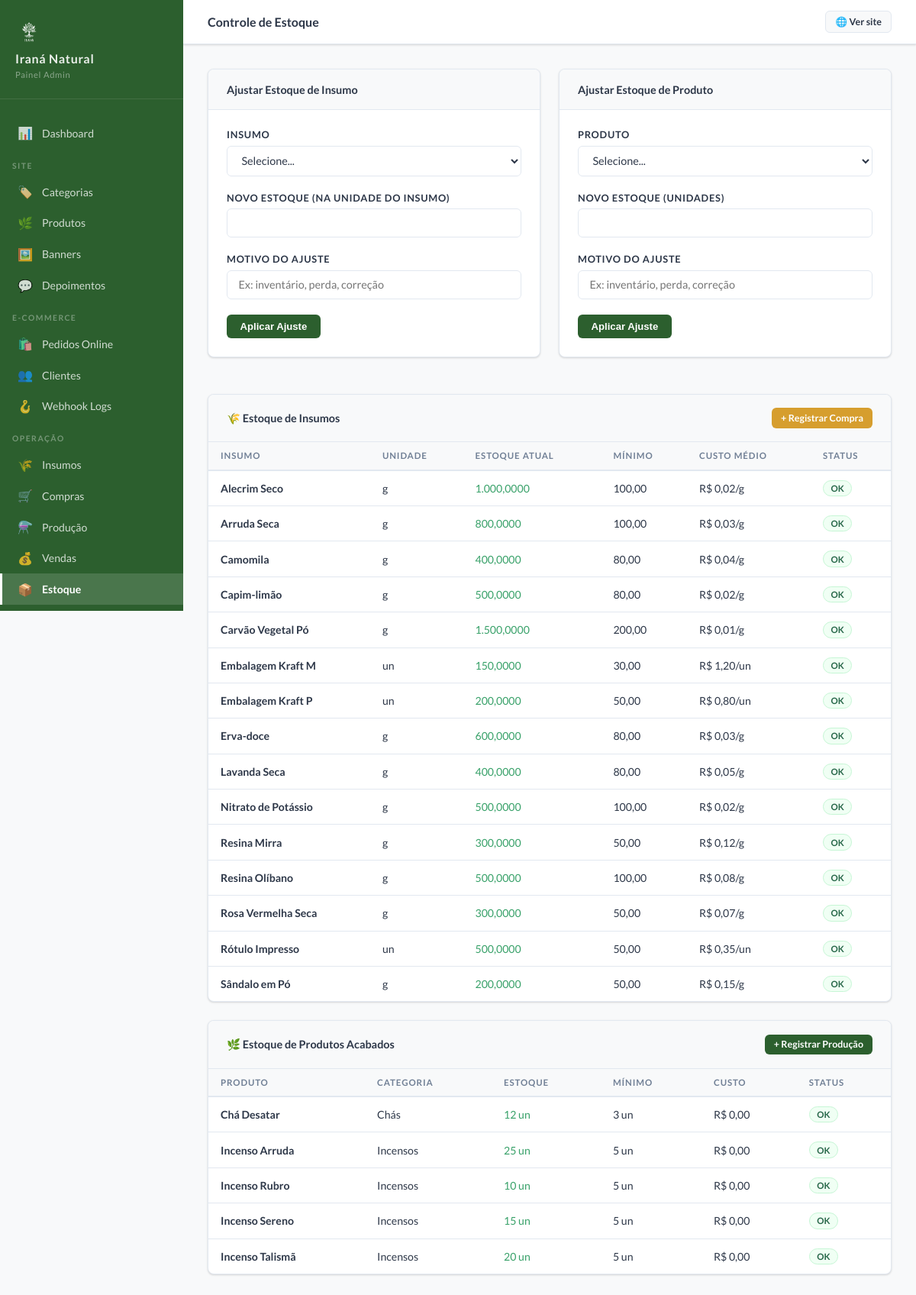
The app's page /admin/estoque (signed in) with its own data.
### tables this page shows
CREATE TABLE IF NOT EXISTS `insumos` (
  `id` int unsigned NOT NULL AUTO_INCREMENT,
  `tipo_id` int unsigned DEFAULT NULL COMMENT 'FK para categorias_insumos.id',
  `nome` varchar(150) NOT NULL,
  `descricao` text,
  `unidade_medida` varchar(20) NOT NULL COMMENT 'kg, g, mg, l, ml, un, pct, cx',
  `estoque_atual` decimal(12,4) NOT NULL DEFAULT '0.0000',
  `estoque_minimo` decimal(12,4) NOT NULL DEFAULT '0.0000',
  `custo_medio` decimal(12,6) NOT NULL DEFAULT '0.000000' COMMENT 'Custo médio ponderado por unidade',
  `fornecedor` varchar(200) DEFAULT NULL,
  `observacoes` text,
  `data_conferencia` date DEFAULT NULL COMMENT 'Última data de conferência física do estoque',
  `ativo` tinyint(1) NOT NULL DEFAULT '1',
  `criado_em` timestamp NOT NULL DEFAULT CURRENT_TIMESTAMP,
  `atualizado_em` timestamp NOT NULL DEFAULT CURRENT_TIMESTAMP ON UPDATE CURRENT_TIMESTAMP,
  PRIMARY KEY (`id`),
  KEY `idx_insumos_tipo_id` (`tipo_id`),
  KEY `idx_insumos_ativo` (`ativo`),
  CONSTRAINT `fk_insumos_tipo_id` FOREIGN KEY (`tipo_id`) REFERENCES `categorias_insumos` (`id`) ON DELETE SET NULL
);

CREATE TABLE IF NOT EXISTS `produtos` (
  `id` int unsigned NOT NULL AUTO_INCREMENT,
  `categoria_id` int unsigned NOT NULL,
  `nome` varchar(150) NOT NULL,
  `slug` varchar(160) NOT NULL COMMENT 'URL amigável única',
  `sku` varchar(100) DEFAULT NULL COMMENT 'Código interno do produto (opcional)',
  `descricao_curta` text COMMENT 'Exibida em cards e listagens',
  `descricao_completa` text COMMENT 'Exibida na página do produto',
  `composicao` text COMMENT 'Lista de ingredientes/componentes',
  `modo_uso` text,
  `cuidados` text,
  `seo_titulo` varchar(70) DEFAULT NULL COMMENT 'Title tag para SEO (migration v1.1)',
  `seo_descricao` varchar(160) DEFAULT NULL COMMENT 'Meta description para SEO (migration v1.1)',
  `tags` text COMMENT 'Palavras-chave separadas por vírgula (migration v1.1)',
  `preco_venda` decimal(10,2) NOT NULL DEFAULT '0.00',
  `margem_desejada` decimal(5,2) NOT NULL DEFAULT '0.00' COMMENT 'Margem de lucro desejada em %',
  `custo_calculado` decimal(12,4) NOT NULL DEFAULT '0.0000' COMMENT 'Custo calculado via ficha técnica',
  `lucro_calculado` decimal(12,2) NOT NULL DEFAULT '0.00' COMMENT 'preco_venda - custo_calculado',
  `margem_real` decimal(5,2) NOT NULL DEFAULT '0.00' COMMENT 'Margem real em %',
  `estoque_atual` int NOT NULL DEFAULT '0',
  `estoque_minimo` int NOT NULL DEFAULT '0',
  `ativo` tinyint(1) NOT NULL DEFAULT '1',
  `criado_em` timestamp NOT NULL DEFAULT CURRENT_TIMESTAMP,
  `atualizado_em` timestamp NOT NULL DEFAULT CURRENT_TIMESTAMP ON UPDATE CURRENT_TIMESTAMP,
  PRIMARY KEY (`id`),
  UNIQUE KEY `uk_produtos_slug` (`slug`),
  UNIQUE KEY `uk_produtos_sku` (`sku`),
  KEY `idx_produtos_categoria` (`categoria_id`),
  KEY `idx_produtos_ativo` (`ativo`),
  KEY `idx_produtos_ativo_categoria` (`ativo`,`categoria_id`),
  CONSTRAINT `fk_produtos_categoria_id` FOREIGN KEY (`categoria_id`) REFERENCES `categorias` (`id`)
);

CREATE TABLE IF NOT EXISTS `categorias` (
  `id` int unsigned NOT NULL AUTO_INCREMENT,
  `nome` varchar(100) NOT NULL,
  `slug` varchar(110) NOT NULL COMMENT 'URL amigável, único',
  `descricao` text,
  `imagem` varchar(255) DEFAULT NULL COMMENT 'Caminho relativo em uploads/categorias/',
  `ativo` tinyint(1) NOT NULL DEFAULT '1',
  `ordem` smallint NOT NULL DEFAULT '0' COMMENT 'Ordem de exibição no site',
  `criado_em` timestamp NOT NULL DEFAULT CURRENT_TIMESTAMP,
  PRIMARY KEY (`id`),
  UNIQUE KEY `uk_categorias_slug` (`slug`),
  KEY `idx_categorias_ativo_ordem` (`ativo`,`ordem`)
);

### admin/Controllers/AdminController.php (called while the page is built, shortened)
<?php
abstract class AdminController
{
    protected function render(string $view, array $data = []): void
    {
        extract($data);
        $viewFile   = ROOT . "/admin/Views/{$view}.php";
        require $viewFile;
    }
}

### admin/Controllers/EstoqueController.php (called while the page is built, shortened)
<?php
class EstoqueController extends AdminController
{
    public function index(): void
    {
        $insumos  = (new Insumo())->findAll('ativo = 1', [], 'nome ASC');
        $produtos = (new Produto())->allAtivos();
        $this->render('estoque/index', compact('insumos', 'produtos', 'flash'));
    }
}

### app/Core/Database.php (called while the page is built, shortened)
<?php
class Database
{
    private static ?PDO $instance = null;
    public static function getInstance(): PDO
    {
        if (self::$instance === null) {
            try {
                $dsn = 'mysql:host=' . DB_HOST . ';dbname=' . DB_NAME . ';charset=' . DB_CHARSET;
                self::$instance = new PDO($dsn, DB_USER, DB_PASS, [
                    PDO::ATTR_ERRMODE            => PDO::ERRMODE_EXCEPTION,
                    PDO::ATTR_DEFAULT_FETCH_MODE => PDO::FETCH_ASSOC,
                    PDO::ATTR_EMULATE_PREPARES   => false,
                ]);
            } catch (PDOException $e) {
                die('Erro de conexão com o banco de dados: ' . $e->getMessage());
            }
        }
        return self::$instance;
    }
}

### app/Core/Model.php (called while the page is built, shortened)
<?php
abstract class Model
{
    protected PDO $db;
    protected string $table;
    public function __construct()
    {
        $this->db = Database::getInstance();
    }
    public function findAll(string $where = '', array $params = [], string $order = ''): array
    {
        $sql = "SELECT * FROM {$this->table}";
        if ($where) $sql .= " WHERE $where";
        if ($order) $sql .= " ORDER BY $order";
        $stmt = $this->db->prepare($sql);
        $stmt->execute($params);
        return $stmt->fetchAll();
    }
    public function query(string $sql, array $params = []): array
    {
        $stmt = $this->db->prepare($sql);
        $stmt->execute($params);
        return $stmt->fetchAll();
    }
}

### app/Core/Helper.php (called while the page is built, shortened)
<?php
class Helper
{
    public static function money(float $value): string
    {
        return 'R$ ' . number_format($value, 2, ',', '.');
    }
}

### app/Models/Produto.php (called while the page is built, shortened)
<?php
class Produto extends Model
{
    public function allAtivos(int $categoriaId = 0): array
    {
        $sql    = "SELECT p.*, c.nome as categoria_nome, c.slug as categoria_slug,
                          (SELECT caminho FROM imagens_produtos WHERE produto_id = p.id AND principal = 1 LIMIT 1) as imagem_principal,
                          (SELECT GROUP_CONCAT(caminho ORDER BY principal DESC, ordem ASC SEPARATOR '|')
                           FROM imagens_produtos WHERE produto_id = p.id) as todas_imagens
                   FROM produtos p
                   JOIN categorias c ON c.id = p.categoria_id
                   WHERE p.ativo = 1";
        $params = [];
        $sql .= " ORDER BY p.nome ASC";
        return $this->query($sql, $params);
    }
}

### admin/Views/estoque/index.php (the view, shortened to what this page needs)
<div class="adm-grid-2" style="margin-bottom:1.5rem;align-items:start">
    <div class="adm-card">
        <div class="adm-card-header"><span class="adm-card-title">Ajustar Estoque de Insumo</span></div>
        <div class="adm-card-body">
            <form method="POST" action="/admin/estoque/ajuste">
                <div class="adm-form-group">
                    <label>Insumo</label>
                    <select name="item_id" required>
                        <option value="">Selecione...</option>
                    </select>
                </div>
                <div class="adm-form-group">
                    <label>Novo estoque (na unidade do insumo)</label>
                    <input type="number" name="novo_estoque" step="0.0001" min="0" required>
                </div>
                <div class="adm-form-group">
                    <label>Motivo do ajuste</label>
                    <input type="text" name="observacoes" placeholder="Ex: inventário, perda, correção">
                </div>
                <button type="submit" class="adm-btn adm-btn-primary">Aplicar Ajuste</button>
            </form>
        </div>
    </div>
    <div class="adm-card">
        <div class="adm-card-header"><span class="adm-card-title">Ajustar Estoque de Produto</span></div>
        <div class="adm-card-body">
            <form method="POST" action="/admin/estoque/ajuste">
                <div class="adm-form-group">
                    <label>Produto</label>
                    <select name="item_id" required>
                        <option value="">Selecione...</option>
                    </select>
                </div>
                <div class="adm-form-group">
                    <label>Novo estoque (unidades)</label>
                    <input type="number" name="novo_estoque" min="0" required>
                </div>
                <div class="adm-form-group">
                    <label>Motivo do ajuste</label>
                    <input type="text" name="observacoes" placeholder="Ex: inventário, perda, correção">
                </div>
                <button type="submit" class="adm-btn adm-btn-primary">Aplicar Ajuste</button>
            </form>
        </div>
    </div>
</div>
<div class="adm-card" style="margin-bottom:1.5rem">
    <div class="adm-card-header">
        <span class="adm-card-title">🌾 Estoque de Insumos</span>
        <a href="/admin/compras/nova" class="adm-btn adm-btn-warning adm-btn-sm">+ Registrar Compra</a>
    </div>
    <div class="adm-table-wrap">
        <table class="adm-table">
            <thead><tr><th>Insumo</th><th>Unidade</th><th>Estoque Atual</th><th>Mínimo</th><th>Custo Médio</th><th>Status</th></tr></thead>
            <tbody>
            <?php foreach ($insumos as $i): ?>
            <?php $alerta = (float)$i['estoque_atual'] <= (float)$i['estoque_minimo']; ?>
            <tr>
                <td><strong><?= htmlspecialchars($i['nome'], ENT_QUOTES, 'UTF-8') ?></strong></td>
                <td><?= $i['unidade_medida'] ?></td>
                <td class="<?= $alerta ? 'estoque-baixo' : 'estoque-ok' ?>"><?= number_format($i['estoque_atual'],4,',','.') ?></td>
                <td><?= number_format($i['estoque_minimo'],2,',','.') ?></td>
                <td><?= Helper::money((float)$i['custo_medio']) ?>/<?= $i['unidade_medida'] ?></td>
                <td>
                    <?php if ($i['estoque_atual'] < 0): ?>
                    <span class="adm-badge adm-badge-danger">Negativo ⚠️</span>
                    <?php elseif ($alerta): ?>
                    <span class="adm-badge adm-badge-warning">Baixo</span>
                    <?php else: ?>
                    <span class="adm-badge adm-badge-success">OK</span>
                    <?php endif; ?>
                </td>
            </tr>
            <?php endforeach; ?>
            </tbody>
        </table>
    </div>
</div>
<div class="adm-card">
    <div class="adm-card-header">
        <span class="adm-card-title">🌿 Estoque de Produtos Acabados</span>
        <a href="/admin/producao/nova" class="adm-btn adm-btn-primary adm-btn-sm">+ Registrar Produção</a>
    </div>
    <div class="adm-table-wrap">
        <table class="adm-table">
            <thead><tr><th>Produto</th><th>Categoria</th><th>Estoque</th><th>Mínimo</th><th>Custo</th><th>Status</th></tr></thead>
            <tbody>
            <?php foreach ($produtos as $p): ?>
            <?php $alerta = (int)$p['estoque_atual'] <= (int)$p['estoque_minimo']; ?>
            <tr>
                <td><strong><?= htmlspecialchars($p['nome'], ENT_QUOTES, 'UTF-8') ?></strong></td>
                <td><?= htmlspecialchars($p['categoria_nome'], ENT_QUOTES, 'UTF-8') ?></td>
                <td class="<?= $alerta ? 'estoque-baixo' : 'estoque-ok' ?>"><?= $p['estoque_atual'] ?> un</td>
                <td><?= $p['estoque_minimo'] ?> un</td>
                <td><?= Helper::money((float)$p['custo_calculado']) ?></td>
                <td>
                    <?php if ((int)$p['estoque_atual'] <= 0): ?>
                    <span class="adm-badge adm-badge-danger">Sem estoque</span>
                    <?php elseif ($alerta): ?>
                    <span class="adm-badge adm-badge-warning">Baixo</span>
                    <?php else: ?>
                    <span class="adm-badge adm-badge-success">OK</span>
                    <?php endif; ?>
                </td>
            </tr>
            <?php endforeach; ?>
            </tbody>
        </table>
    </div>
</div>

### assets/css/admin.css (style rules this page uses)
:root { --adm-sidebar-w: 240px; --adm-verde: #2C5F2E; --adm-verde-hover: #3a7a3d; --adm-bege: #F5EFE3; --adm-branco: #FFFFFF; --adm-cinza-claro: #F8F9FA; --adm-cinza-borda: #E2E8F0; --adm-texto: #2D3748; --adm-texto-medio: #718096; --adm-sucesso: #38A169; --adm-erro: #E53E3E; --adm-aviso: #D69E2E; --adm-sombra: 0 1px 3px rgba(0,0,0,0.1), 0 1px 2px rgba(0,0,0,0.06); }
*, *::before, *::after { box-sizing: border-box; margin: 0; padding: 0; }
body { font-family: 'Lato', sans-serif; font-size: 14px; color: var(--adm-texto); background: var(--adm-cinza-claro); }
.adm-card { background: var(--adm-branco); border-radius: 8px; box-shadow: var(--adm-sombra); border: 1px solid var(--adm-cinza-borda); margin-bottom: 1.5rem; overflow: hidden; }
.adm-card-header { padding: 1.1rem 1.5rem; border-bottom: 1px solid var(--adm-cinza-borda); display: flex; align-items: center; justify-content: space-between; background: var(--adm-cinza-claro); }
.adm-card-title { font-size: 0.9rem; font-weight: 700; color: var(--adm-texto); }
.adm-card-body { padding: 1.5rem; }
.adm-table-wrap { overflow-x: auto; }
.adm-table { width: 100%; border-collapse: collapse; font-size: 0.88rem; }
.adm-table th { background: var(--adm-cinza-claro); padding: 0.7rem 1rem; text-align: left; font-size: 0.72rem; font-weight: 700; text-transform: uppercase; letter-spacing: 0.08em; color: var(--adm-texto-medio); border-bottom: 2px solid var(--adm-cinza-borda); white-space: nowrap; }
.adm-table td { padding: 0.75rem 1rem; border-bottom: 1px solid var(--adm-cinza-borda); vertical-align: middle; }
.adm-table tr:last-child td { border-bottom: none; }
.adm-btn { display: inline-flex; align-items: center; gap: 0.4rem; padding: 0.5rem 1.1rem; border-radius: 6px; font-size: 0.82rem; font-weight: 700; cursor: pointer; border: none; text-decoration: none; transition: all 0.2s; white-space: nowrap; }
.adm-btn-primary { background: var(--adm-verde); color: white; }
.adm-btn-warning { background: var(--adm-aviso); color: white; }
.adm-btn-sm { padding: 0.35rem 0.75rem; font-size: 0.78rem; }
.adm-form-group { margin-bottom: 1.25rem; }
.adm-form-group label { display: block; font-size: 0.8rem; font-weight: 700; color: var(--adm-texto); margin-bottom: 0.4rem; text-transform: uppercase; letter-spacing: 0.06em; }
.adm-form-group input, .adm-form-group select, .adm-form-group textarea { width: 100%; padding: 0.6rem 0.9rem; border: 1.5px solid var(--adm-cinza-borda); border-radius: 6px; font-family: inherit; font-size: 0.9rem; color: var(--adm-texto); background: var(--adm-branco); transition: border-color 0.2s; outline: none; }
.adm-badge { display: inline-flex; align-items: center; padding: 0.2rem 0.6rem; border-radius: 20px; font-size: 0.72rem; font-weight: 700; }
.adm-badge-success { background: #F0FFF4; color: #276749; border: 1px solid #C6F6D5; }
.estoque-ok { color: var(--adm-sucesso); }
.adm-grid-2 { display: grid; grid-template-columns: 1fr 1fr; gap: 1.5rem; }

### records on screen
insumos: nome "Alecrim Seco", unidade_medida "g", estoque_atual "1.000,0000", estoque_minimo "100,00", custo_medio "R$ 0,02", shows "OK"
insumos: nome "Arruda Seca", unidade_medida "g", estoque_atual "800,0000", estoque_minimo "100,00", custo_medio "R$ 0,03", shows "OK"
insumos: nome "Camomila", unidade_medida "g", estoque_atual "400,0000", estoque_minimo "80,00", custo_medio "R$ 0,04", shows "OK"
insumos: nome "Capim-limão", unidade_medida "g", estoque_atual "500,0000", estoque_minimo "80,00", custo_medio "R$ 0,02", shows "OK"
insumos: nome "Carvão Vegetal Pó", unidade_medida "g", estoque_atual "1.500,0000", estoque_minimo "200,00", custo_medio "R$ 0,01", shows "OK"
insumos: nome "Embalagem Kraft M", unidade_medida "un", estoque_atual "150,0000", estoque_minimo "30,00", custo_medio "R$ 1,20", shows "OK"
insumos: nome "Embalagem Kraft P", unidade_medida "un", estoque_atual "200,0000", estoque_minimo "50,00", custo_medio "R$ 0,80", shows "OK"
insumos: nome "Erva-doce", unidade_medida "g", estoque_atual "600,0000", estoque_minimo "80,00", custo_medio "R$ 0,03", shows "OK"
insumos: nome "Lavanda Seca", unidade_medida "g", estoque_atual "400,0000", estoque_minimo "80,00", custo_medio "R$ 0,05", shows "OK"
insumos: nome "Nitrato de Potássio", unidade_medida "g", estoque_atual "500,0000", estoque_minimo "100,00", custo_medio "R$ 0,02", shows "OK"
insumos: nome "Resina Mirra", unidade_medida "g", estoque_atual "300,0000", estoque_minimo "50,00", custo_medio "R$ 0,12", shows "OK"
insumos: nome "Resina Olíbano", unidade_medida "g", estoque_atual "500,0000", estoque_minimo "100,00", custo_medio "R$ 0,08", shows "OK"
insumos: nome "Rosa Vermelha Seca", unidade_medida "g", estoque_atual "300,0000", estoque_minimo "50,00", custo_medio "R$ 0,07", shows "OK"
insumos: nome "Rótulo Impresso", unidade_medida "un", estoque_atual "500,0000", estoque_minimo "50,00", custo_medio "R$ 0,35", shows "OK"
insumos: nome "Sândalo em Pó", unidade_medida "g", estoque_atual "200,0000", estoque_minimo "50,00", custo_medio "R$ 0,15", shows "OK"
produtos: nome "Chá Desatar", categoria.nome "Chás", estoque_atual "12", estoque_minimo "3", custo_calculado "R$ 0,00", shows "OK"
produtos: nome "Incenso Arruda", categoria.nome "Incensos", estoque_atual "25", estoque_minimo "5", custo_calculado "R$ 0,00", shows "OK"
produtos: nome "Incenso Rubro", categoria.nome "Incensos", estoque_atual "10", estoque_minimo "5", custo_calculado "R$ 0,00", shows "OK"
produtos: nome "Incenso Sereno", categoria.nome "Incensos", estoque_atual "15", estoque_minimo "5", custo_calculado "R$ 0,00", shows "OK"
produtos: nome "Incenso Talismã", categoria.nome "Incensos", estoque_atual "20", estoque_minimo "5", custo_calculado "R$ 0,00", shows "OK"

### other values on screen
APP_NAME "Iraná Natural"
$pageTitle "Controle de Estoque"
